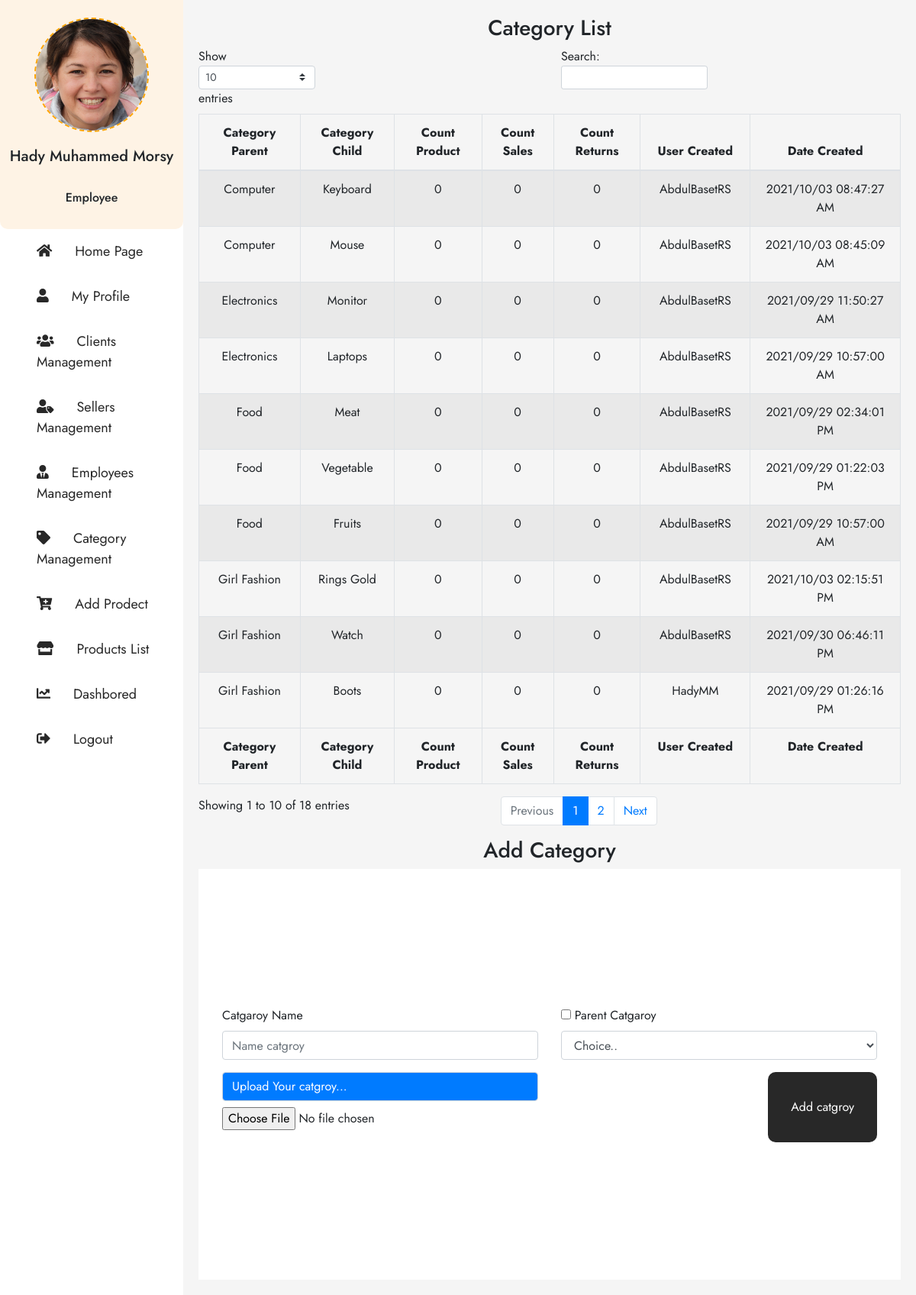
The page /Category-Management.php (signed in) on the database its author committed.
### tables this page shows
CREATE TABLE `ha_category_list` (
  `HA_C_L_ID` bigint(20) UNSIGNED NOT NULL,
  `HA_C_L_Category_Name` varchar(255) NOT NULL,
  `HA_C_L_Parent_ID` varchar(255) NOT NULL,
  `HA_C_L_Status` varchar(255) NOT NULL,
  `HA_C_L_Count_Products` varchar(255) NOT NULL,
  `HA_C_L_Count_Sales` varchar(255) NOT NULL,
  `HA_C_L_Count_Returns` varchar(255) NOT NULL,
  `HA_C_L_Date_Created` varchar(255) NOT NULL,
  `HA_C_L_Time_Created` varchar(255) NOT NULL,
  `HA_C_L_User_ID_Created` varchar(255) NOT NULL
);

CREATE TABLE `ha_users` (
  `HA_U_ID` bigint(20) UNSIGNED NOT NULL,
  `HA_U_Username` varchar(255) NOT NULL,
  `HA_U_Password` varchar(255) NOT NULL,
  `HA_U_User_Status` varchar(255) NOT NULL,
  `HA_U_Last_Login` varchar(255) NOT NULL,
  `HA_U_First_Name` varchar(255) NOT NULL,
  `HA_U_Gender` varchar(255) NOT NULL,
  `HA_U_Second_Name` varchar(255) NOT NULL,
  `HA_U_Last_Name` varchar(255) NOT NULL,
  `HA_U_Birthday` varchar(255) NOT NULL,
  `HA_U_Country` varchar(255) NOT NULL,
  `HA_U_ZIP_Code` varchar(255) NOT NULL,
  `HA_U_Address` varchar(255) NOT NULL,
  `HA_U_Email` varchar(255) NOT NULL,
  `HA_U_Mobile_Number` varchar(255) NOT NULL,
  `HA_U_User_Type` varchar(255) NOT NULL,
  `HA_P_Views` varchar(255) NOT NULL,
  `HA_U_Sales` varchar(255) NOT NULL,
  `HA_U_Purchase` varchar(255) NOT NULL,
  `HA_U_Date_Created` varchar(255) NOT NULL,
  `HA_U_Time_Created` varchar(255) NOT NULL
);

### Datebase/DB-Category-Management.php (called while the page is built, shortened)
<?php
    $SQL_Category_List = 'SELECT * FROM ha_category_list WHERE HA_C_L_Status = "Active" AND HA_C_L_Parent_ID != "" ORDER BY HA_C_L_ID DESC ';
    $Result_Category_List = mysqli_query($Connection,$SQL_Category_List);
    $Count_Category_List  = mysqli_num_rows($Result_Category_List);
?>

### Website-Structure/Category-Management-Body.php (the view, shortened to what this page needs)
<div class="right-catagroy Dasbored-content">
<h3 style="text-align: center;"> Category List </h3>
<table id="example" class="table table-striped table-bordered" style="width:100%;text-align:center;">
        <thead>
            <tr>
                <th>Category Parent</th>
                <th>Category Child</th>
                <th>Count Product</th>
                <th>Count Sales</th>
                <th>Count Returns</th>
                <th>User Created</th>
                <th>Date Created</th>
            </tr>
        </thead>
        <tbody>
            <?php
                if ($Count_Category_List > 0) {
                    while ($Rows = mysqli_fetch_array($Result_Category_List)) {
                        $SQL_Get_Parent_Name = 'SELECT HA_C_L_Category_Name FROM ha_category_list WHERE HA_C_L_ID = "'.$Rows['HA_C_L_Parent_ID'].'"';
                        $Result_Get_Parent_Name = mysqli_query($Connection,$SQL_Get_Parent_Name);
                        $Row_Get_Parent_Name  = mysqli_fetch_array($Result_Get_Parent_Name, MYSQLI_ASSOC);
                        $SQL_Get_Username= 'SELECT HA_U_Username FROM ha_users WHERE HA_U_ID = "'.$Rows['HA_C_L_User_ID_Created'].'"';
                        $Result_Get_Username = mysqli_query($Connection,$SQL_Get_Username);
                        $Row_Get_Username = mysqli_fetch_array($Result_Get_Username, MYSQLI_ASSOC);
                        echo '
                            <tr>
                                <td>'.$Row_Get_Parent_Name['HA_C_L_Category_Name'].'</td>
                                <td>'.$Rows['HA_C_L_Category_Name'].'</td>
                                <td>'.$Rows['HA_C_L_Count_Products'].'</td>
                                <td>'.$Rows['HA_C_L_Count_Sales'].'</td>
                                <td>'.$Rows['HA_C_L_Count_Returns'].'</td>
                                <td>'.$Row_Get_Username['HA_U_Username'].'</td>
                                <td>'.$Rows['HA_C_L_Date_Created'] . ' ' . $Rows['HA_C_L_Time_Created'] . '</td>
                            </tr>
                        ';
                    }
                }
            ?>
        </tbody>
        <tfoot>
            <tr>
                <th>Category Parent</th>
                <th>Category Child</th>
                <th>Count Product</th>
                <th>Count Sales</th>
                <th>Count Returns</th>
                <th>User Created</th>
                <th>Date Created</th>
            </tr>
        </tfoot>
</table>
<h3 style="text-align: center;"> Add Category </h3>
<div class="add-catgroy-from">
        <form class="Form-Add-catgroy" action="" method="POST">
            <div class="form-group">
                <label for="Name catgroy">Catgaroy Name</label>
                <input type="text" name="Input_Category_Name" class="form-control" id="exampleInputPassword1" placeholder="Name catgroy">
            </div>
            <div class="form-group">
            <input type="checkbox" name="Checkbox" value="Take_Child">
            <label for="exampleFormControlSelect1">Parent Catgaroy</label>
            <select name="Parent_ID" class="form-control" id="exampleFormControlSelect1">
                <option value="">Choice..</option>
            </select>
            </div>
            <div class="form-group">
                <label for="upload-photo" class="label form-control"> Upload Your catgroy...</label>
                <input type="file" name="photo" id="upload-photo" />
            </div>
            <button type="submit" name="BTN_Insert_Category" class="Add-catgroys">Add catgroy</button>
        </form>
    </div>
</div>

### CSS-Files/H_A.css (style rules this page uses)
body { font-family: 'Jost', sans-serif; font-weight: 400; }
.label { cursor: pointer; background-color: #007bff; color: #fff; }
.container-hady .right-catagroy { flex-basis: 80%; background-color: #f5f5f5; padding: 20px; }
.container-hady .right-catagroy .add-catgroy-from { background-color: #fff; padding: 180px 16px; }
.container-hady .right-catagroy .add-catgroy-from .Form-Add-catgroy { display: flex; justify-content: space-between; flex-wrap: wrap; }
.container-hady .right-catagroy .add-catgroy-from .Form-Add-catgroy .form-group { flex-basis: 50%; padding-left: 15px; padding-right: 15px; }
.container-hady .right-catagroy .Add-catgroys { background-color: #282828; color: #fff; outline: none; border-radius: 10px; border: none; padding: 0px 30px; margin-right: 15px; }
tfoot tr th:first-child { text-align: center; }

### rows shown on the page
ha_category_list: ha_category_list.HA_C_L_Category_Name "Girl Fashion", HA_C_L_Category_Name "Rings Gold", HA_C_L_Count_Products "0", HA_C_L_Count_Sales "0", HA_C_L_Count_Returns "0", ha_users.HA_U_Username "AbdulBasetRS", HA_C_L_Date_Created "2021/10/03", HA_C_L_Time_Created "02:15:51 PM"
ha_category_list: ha_category_list.HA_C_L_Category_Name "Computer", HA_C_L_Category_Name "Keyboard", HA_C_L_Count_Products "0", HA_C_L_Count_Sales "0", HA_C_L_Count_Returns "0", ha_users.HA_U_Username "AbdulBasetRS", HA_C_L_Date_Created "2021/10/03", HA_C_L_Time_Created "08:47:27 AM"
ha_category_list: ha_category_list.HA_C_L_Category_Name "Computer", HA_C_L_Category_Name "Mouse", HA_C_L_Count_Products "0", HA_C_L_Count_Sales "0", HA_C_L_Count_Returns "0", ha_users.HA_U_Username "AbdulBasetRS", HA_C_L_Date_Created "2021/10/03", HA_C_L_Time_Created "08:45:09 AM"
ha_category_list: ha_category_list.HA_C_L_Category_Name "Girl Fashion", HA_C_L_Category_Name "Watch", HA_C_L_Count_Products "0", HA_C_L_Count_Sales "0", HA_C_L_Count_Returns "0", ha_users.HA_U_Username "AbdulBasetRS", HA_C_L_Date_Created "2021/09/30", HA_C_L_Time_Created "06:46:11 PM"
ha_category_list: ha_category_list.HA_C_L_Category_Name "Food", HA_C_L_Category_Name "Meat", HA_C_L_Count_Products "0", HA_C_L_Count_Sales "0", HA_C_L_Count_Returns "0", ha_users.HA_U_Username "AbdulBasetRS", HA_C_L_Date_Created "2021/09/29", HA_C_L_Time_Created "02:34:01 PM"
ha_category_list: ha_category_list.HA_C_L_Category_Name "Girl Fashion", HA_C_L_Category_Name "Boots", HA_C_L_Count_Products "0", HA_C_L_Count_Sales "0", HA_C_L_Count_Returns "0", ha_users.HA_U_Username "HadyMM", HA_C_L_Date_Created "2021/09/29", HA_C_L_Time_Created "01:26:16 PM"
ha_category_list: ha_category_list.HA_C_L_Category_Name "Food", HA_C_L_Category_Name "Vegetable", HA_C_L_Count_Products "0", HA_C_L_Count_Sales "0", HA_C_L_Count_Returns "0", ha_users.HA_U_Username "AbdulBasetRS", HA_C_L_Date_Created "2021/09/29", HA_C_L_Time_Created "01:22:03 PM"
ha_category_list: ha_category_list.HA_C_L_Category_Name "Electronics", HA_C_L_Category_Name "Monitor", HA_C_L_Count_Products "0", HA_C_L_Count_Sales "0", HA_C_L_Count_Returns "0", ha_users.HA_U_Username "AbdulBasetRS", HA_C_L_Date_Created "2021/09/29", HA_C_L_Time_Created "11:50:27 AM"
ha_category_list: ha_category_list.HA_C_L_Category_Name "Electronics", HA_C_L_Category_Name "Laptops", HA_C_L_Count_Products "0", HA_C_L_Count_Sales "0", HA_C_L_Count_Returns "0", ha_users.HA_U_Username "AbdulBasetRS", HA_C_L_Date_Created "2021/09/29", HA_C_L_Time_Created "10:57:00 AM"
ha_category_list: ha_category_list.HA_C_L_Category_Name "Food", HA_C_L_Category_Name "Fruits", HA_C_L_Count_Products "0", HA_C_L_Count_Sales "0", HA_C_L_Count_Returns "0", ha_users.HA_U_Username "AbdulBasetRS", HA_C_L_Date_Created "2021/09/29", HA_C_L_Time_Created "10:57:00 AM"

### other values the page prints
$_SESSION['User_First_Three_Names'] "Hady Muhammed Morsy"
$_SESSION['HA_U_User_Type'] "Employee"
